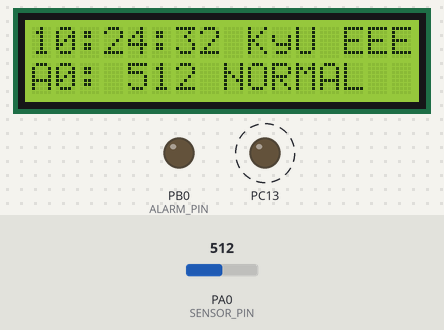
A sketch run on a simulated STM32 Blue Pill. Shown: 16×2 character LCD, output pins drawn as LEDs (lit = HIGH). Dashed ring = blinking. Inputs (shaded band) come from the test bench; at power-on: PA0 (SENSOR_PIN) = 512. The local clock reads 2024-03-15 10:24:30 at power-on unless the sketch sets it; what the sketch prints to the serial monitor is not drawn.

Above: at 3.0 s.
3.1 s: PA0 (SENSOR_PIN) set to 582
At 3.9 s:
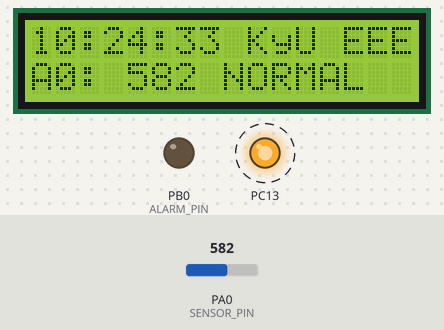
5.5 s: PA0 (SENSOR_PIN) set to 611
At 6.0 s:
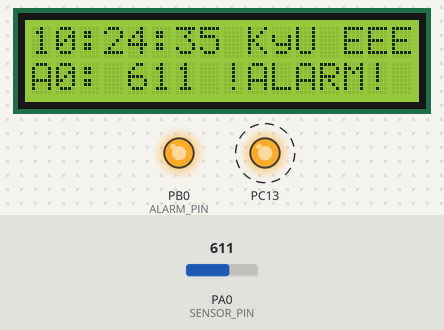
8.6 s: PA0 (SENSOR_PIN) set to 590
At 9.2 s:
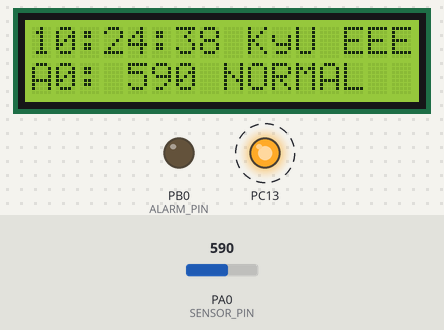
Timing chart, 0 to 16.8 s (numbered marks = the images above; inputs shaded):
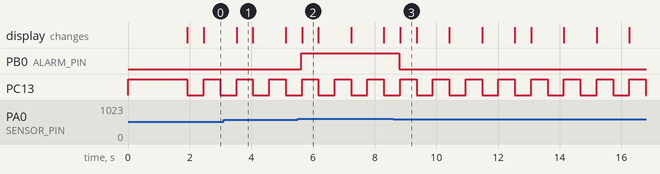

The sketch:

sketch.ino
```cpp
/*
 * Kyambogo University - Dept of Electrical & Electronic Engineering
 * TETE 3102 Microcontrollers and Applications
 * Task 9: STM32 Blue Pill Autonomous Environmental & Time Station
 * Peripherals: DS1307 RTC, PCF8574 LCD1602, Analog Sensor (A0), Alarm LED (B0)
 * Authors: Group 4 (Mukama Robert, Nabudere Zerubabel, Nanfuka Shakirah, Kidega Wilkie Cephas)
 */

#include <Wire.h>
#include <LiquidCrystal_I2C.h>
#include <RTClib.h>

#define SENSOR_PIN   A0
#define ALARM_PIN    PB0
#define ALARM_THRESH 600

LiquidCrystal_I2C lcd(0x27, 16, 2);
RTC_DS1307 rtc;

void setup() {
  pinMode(ALARM_PIN, OUTPUT);
  digitalWrite(ALARM_PIN, LOW);
  pinMode(PC13, OUTPUT);
  digitalWrite(PC13, HIGH);

  Serial.begin(115200);

  // Initialize STM32 Hardware I2C (PB6=SCL, PB7=SDA)
  Wire.setSDA(PB7);
  Wire.setSCL(PB6);
  Wire.begin();

  lcd.init();
  lcd.backlight();
  lcd.setCursor(0, 0);
  lcd.print("KyU Mini-Project");
  lcd.setCursor(0, 1);
  lcd.print("Group 4 Monitor");
  delay(1800);

  if (!rtc.begin()) {
    lcd.clear();
    lcd.print("RTC ERROR");
    while (1);
  }

  if (!rtc.isrunning()) {
    rtc.adjust(DateTime(2026, 11, 2, 16, 0, 0));
  }

  lcd.clear();
}

void loop() {
  DateTime now = rtc.now();
  int rawVal = analogRead(SENSOR_PIN);
  float voltage = (rawVal * 3.3) / 4095.0; // STM32 12-bit ADC (3.3V ref)
  bool alarmActive = (rawVal > ALARM_THRESH);

  digitalWrite(ALARM_PIN, alarmActive ? HIGH : LOW);

  // Line 0: Timestamp
  char tBuf[17];
  snprintf(tBuf, sizeof(tBuf), "%02d:%02d:%02d KyU EEE", now.hour(), now.minute(), now.second());
  lcd.setCursor(0, 0);
  lcd.print(tBuf);

  // Line 1: Telemetry & Status
  char sBuf[17];
  snprintf(sBuf, sizeof(sBuf), "A0:%4d %s", rawVal, alarmActive ? "!ALARM!" : "NORMAL ");
  lcd.setCursor(0, 1);
  lcd.print(sBuf);

  // Serial CSV stream
  Serial.print(now.timestamp(DateTime::TIMESTAMP_TIME));
  Serial.print(",");
  Serial.print(rawVal);
  Serial.print(",");
  Serial.print(voltage, 2);
  Serial.print(",");
  Serial.println(alarmActive ? "1" : "0");

  digitalWrite(PC13, !digitalRead(PC13));
  delay(500);
}
```

Measured:
- the behaviour switches between 600 and 601 on PA0 (SENSOR_PIN) (found by bisection; images 1 and 2)
- after the input at 5.5 s, PB0 (ALARM_PIN): LOW → HIGH after 0.11 s; the display: changes after 0.14 s (image 2)
- after the input at 8.6 s, PB0 (ALARM_PIN): HIGH → LOW after 0.20 s; the display: changes after 0.23 s (image 3)
- by itself, PC13: alternates HIGH for 0.53 s and LOW for 0.53 s
- what the display in image 1 shows lasts 0.6 s, from 3.5 s to 4.1 s
